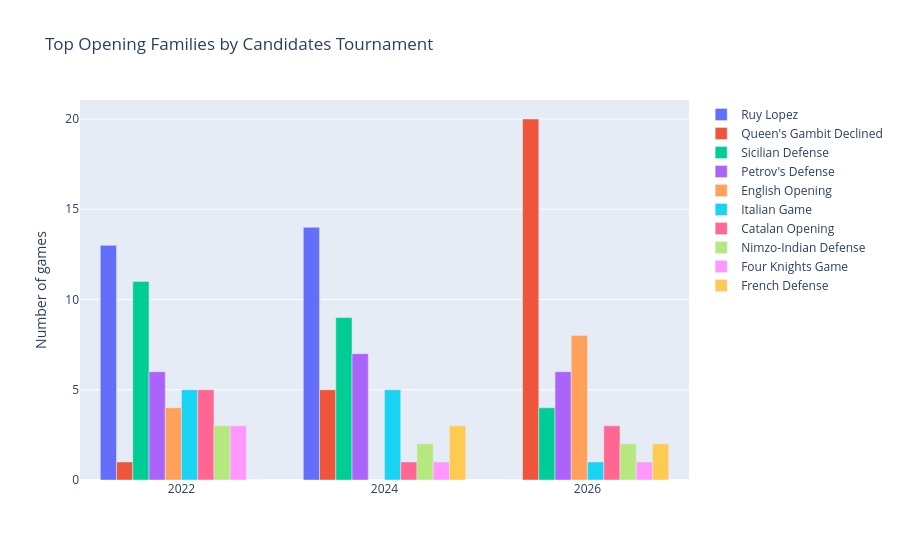

Here is the notebook cell this chart was saved with:
### Markdown cell above
## Top Openings by Tournament

### Code cell
top_n = 10
top_families = df["opening_family"].value_counts().head(top_n).index

subset = df[df["opening_family"].isin(top_families)]
ct = subset.groupby(["tournament", "opening_family"]).size().unstack(fill_value=0)
ct = ct[top_families]

# Reshape for plotly: tournament on x-axis, opening as color
ct_plot = ct.reset_index().melt(id_vars="tournament", var_name="opening_family", value_name="count")

fig = px.bar(
    ct_plot,
    x="tournament",
    y="count",
    color="opening_family",
    barmode="group",
    title="Top Opening Families by Candidates Tournament",
    labels={"count": "Number of games", "tournament": "", "opening_family": ""},
)
fig.update_layout(legend_title_text="")
fig.show()

### Figure 1 — Plotly figure (JSON) as saved in the notebook; plotly's stock layout.template omitted (floating-point values rounded to 4 significant figures)
{"data": [{"alignmentgroup": "True", "hovertemplate": "=%{x}<br>Number of games=%{y}<extra></extra>", "legendgroup": "Ruy Lopez", "marker": {"color": "#636efa", "pattern": {"shape": ""}}, "name": "Ruy Lopez", "offsetgroup": "Ruy Lopez", "orientation": "v", "showlegend": true, "textposition": "auto", "type": "bar", "x": ["2022", "2024", "2026"], "xaxis": "x", "y": [13, 14, 0], "yaxis": "y"}, {"alignmentgroup": "True", "hovertemplate": "=%{x}<br>Number of games=%{y}<extra></extra>", "legendgroup": "Queen's Gambit Declined", "marker": {"color": "#EF553B", "pattern": {"shape": ""}}, "name": "Queen's Gambit Declined", "offsetgroup": "Queen's Gambit Declined", "orientation": "v", "showlegend": true, "textposition": "auto", "type": "bar", "x": ["2022", "2024", "2026"], "xaxis": "x", "y": [1, 5, 20], "yaxis": "y"}, {"alignmentgroup": "True", "hovertemplate": "=%{x}<br>Number of games=%{y}<extra></extra>", "legendgroup": "Sicilian Defense", "marker": {"color": "#00cc96", "pattern": {"shape": ""}}, "name": "Sicilian Defense", "offsetgroup": "Sicilian Defense", "orientation": "v", "showlegend": true, "textposition": "auto", "type": "bar", "x": ["2022", "2024", "2026"], "xaxis": "x", "y": [11, 9, 4], "yaxis": "y"}, {"alignmentgroup": "True", "hovertemplate": "=%{x}<br>Number of games=%{y}<extra></extra>", "legendgroup": "Petrov's Defense", "marker": {"color": "#ab63fa", "pattern": {"shape": ""}}, "name": "Petrov's Defense", "offsetgroup": "Petrov's Defense", "orientation": "v", "showlegend": true, "textposition": "auto", "type": "bar", "x": ["2022", "2024", "2026"], "xaxis": "x", "y": [6, 7, 6], "yaxis": "y"}, {"alignmentgroup": "True", "hovertemplate": "=%{x}<br>Number of games=%{y}<extra></extra>", "legendgroup": "English Opening", "marker": {"color": "#FFA15A", "pattern": {"shape": ""}}, "name": "English Opening", "offsetgroup": "English Opening", "orientation": "v", "showlegend": true, "textposition": "auto", "type": "bar", "x": ["2022", "2024", "2026"], "xaxis": "x", "y": [4, 0, 8], "yaxis": "y"}, {"alignmentgroup": "True", "hovertemplate": "=%{x}<br>Number of games=%{y}<extra></extra>", "legendgroup": "Italian Game", "marker": {"color": "#19d3f3", "pattern": {"shape": ""}}, "name": "Italian Game", "offsetgroup": "Italian Game", "orientation": "v", "showlegend": true, "textposition": "auto", "type": "bar", "x": ["2022", "2024", "2026"], "xaxis": "x", "y": [5, 5, 1], "yaxis": "y"}, {"alignmentgroup": "True", "hovertemplate": "=%{x}<br>Number of games=%{y}<extra></extra>", "legendgroup": "Catalan Opening", "marker": {"color": "#FF6692", "pattern": {"shape": ""}}, "name": "Catalan Opening", "offsetgroup": "Catalan Opening", "orientation": "v", "showlegend": true, "textposition": "auto", "type": "bar", "x": ["2022", "2024", "2026"], "xaxis": "x", "y": [5, 1, 3], "yaxis": "y"}, {"alignmentgroup": "True", "hovertemplate": "=%{x}<br>Number of games=%{y}<extra></extra>", "legendgroup": "Nimzo-Indian Defense", "marker": {"color": "#B6E880", "pattern": {"shape": ""}}, "name": "Nimzo-Indian Defense", "offsetgroup": "Nimzo-Indian Defense", "orientation": "v", "showlegend": true, "textposition": "auto", "type": "bar", "x": ["2022", "2024", "2026"], "xaxis": "x", "y": [3, 2, 2], "yaxis": "y"}, {"alignmentgroup": "True", "hovertemplate": "=%{x}<br>Number of games=%{y}<extra></extra>", "legendgroup": "Four Knights Game", "marker": {"color": "#FF97FF", "pattern": {"shape": ""}}, "name": "Four Knights Game", "offsetgroup": "Four Knights Game", "orientation": "v", "showlegend": true, "textposition": "auto", "type": "bar", "x": ["2022", "2024", "2026"], "xaxis": "x", "y": [3, 1, 1], "yaxis": "y"}, {"alignmentgroup": "True", "hovertemplate": "=%{x}<br>Number of games=%{y}<extra></extra>", "legendgroup": "French Defense", "marker": {"color": "#FECB52", "pattern": {"shape": ""}}, "name": "French Defense", "offsetgroup": "French Defense", "orientation": "v", "showlegend": true, "textposition": "auto", "type": "bar", "x": ["2022", "2024", "2026"], "xaxis": "x", "y": [0, 3, 2], "yaxis": "y"}], "layout": {"barmode": "group", "legend": {"title": {"text": ""}, "tracegroupgap": 0}, "title": {"text": "Top Opening Families by Candidates Tournament"}, "xaxis": {"anchor": "y", "domain": [0.0, 1.0], "title": {"text": ""}}, "yaxis": {"anchor": "x", "domain": [0.0, 1.0], "title": {"text": "Number of games"}}}}
